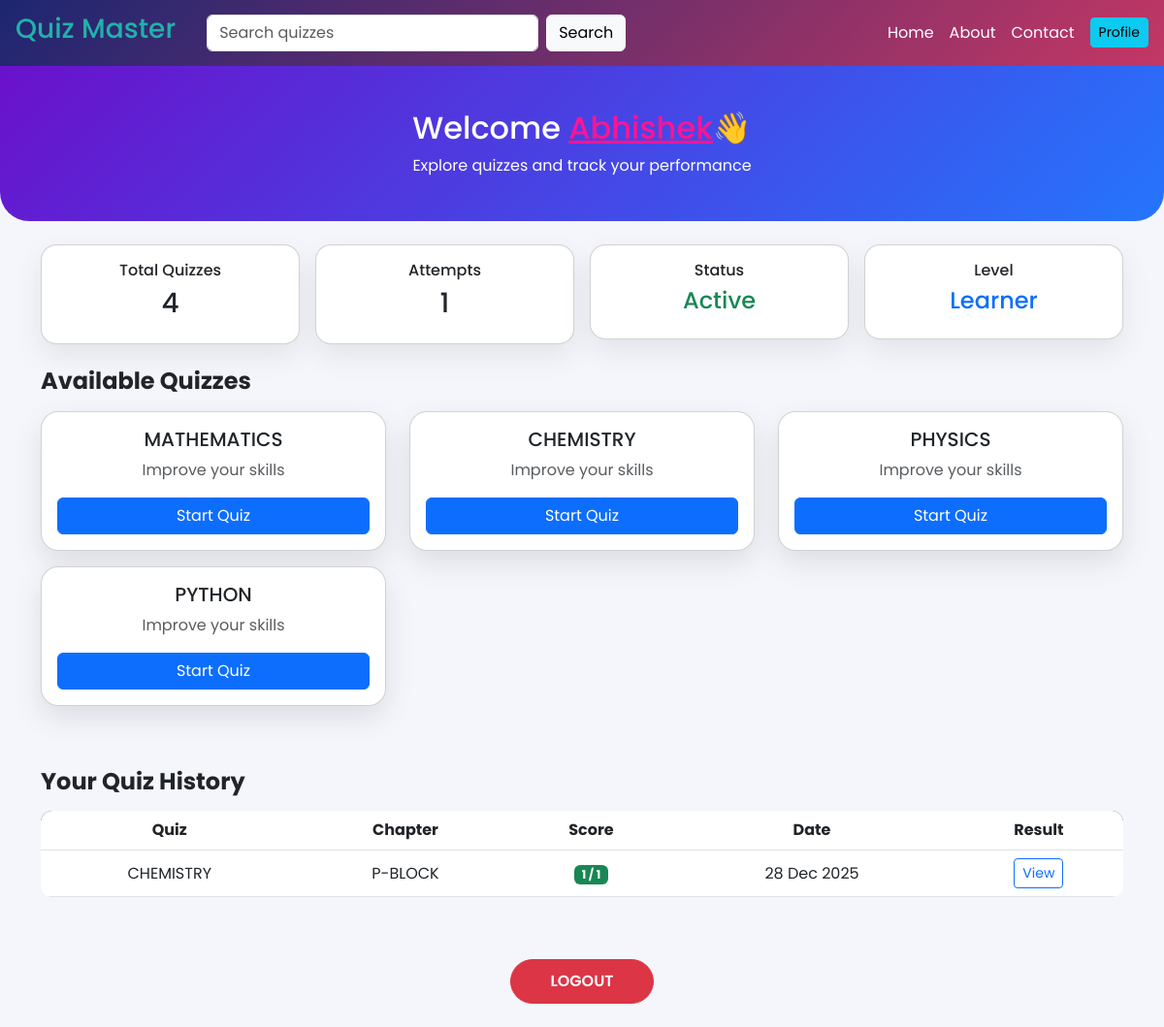
Page /user/dashboard (signed in) on the committed database.
### app.py (models this page shows)
class Quiz(db.Model):
    id = db.Column(db.Integer , primary_key= True)
    title = db.Column(db.String(100) , nullable = False)
    chapters = db.relationship('Chapter' , backref = 'quiz' , lazy = True)

class QuizAttempt(db.Model):
    id = db.Column(db.Integer, primary_key=True)
    user_id = db.Column(db.Integer, db.ForeignKey('user.id'), nullable=False)
    quiz_id = db.Column(db.Integer, db.ForeignKey('quiz.id'), nullable=False)
    chapter_id = db.Column(db.Integer, db.ForeignKey('chapter.id'), nullable=True)
    score = db.Column(db.Integer, nullable=True)
    answers = db.Column(db.Text, nullable=True)
    timestamp = db.Column(db.DateTime, default=datetime.utcnow)
    user = db.relationship('User', backref='quiz_attempts')
    quiz = db.relationship('Quiz', backref='attempts')
    chapter = db.relationship('Chapter', backref='attempts')

class Chapter(db.Model):
    id = db.Column(db.Integer , primary_key = True)
    title = db.Column(db.String(50) , nullable = False)
    quiz_id = db.Column(db.Integer , db.ForeignKey('quiz.id') , nullable = False)

### app.py (the view)
@app.route('/user/dashboard', methods=['GET', 'POST'])
def user_dashboard():
    if 'user_id' not in session:
        return redirect('/user/login')
    search_query = request.args.get('search', '').strip().lower()
    chapters = Chapter.query.all()
    if search_query:
        quizzes = Quiz.query.filter(
            Quiz.title.ilike(f'%{ search_query }%')
        ).all()
    else:
        quizzes = Quiz.query.all()
    attempts = QuizAttempt.query.filter_by(user_id=session['user_id']).order_by(QuizAttempt.timestamp.desc()).all()
    for attempt in attempts:
        if attempt.chapter:
            attempt.total_questions = len(attempt.chapter.questions)
        else:
            attempt.total_questions = 0
    return render_template(
        'user_dashboard.html',
        username=session.get('username'),
        quizzes=quizzes,
        chapters=chapters,
        search_query=search_query,
        attempts=attempts
    )

### templates/user_dashboard.html (shortened to what this page needs)
<!DOCTYPE html>
<html lang="en">
<head>
  <link href="https://cdn.jsdelivr.net/npm/bootstrap@5.3.0/dist/css/bootstrap.min.css" rel="stylesheet">
</head>
<body>
<nav class="navbar navbar-expand-lg navbar-dark sticky-top px-3">
  <a class="navbar-brand" href="/"><h3 style="color :lightseagreen;">Quiz Master</h3></a>
  <div class="collapse navbar-collapse" id="navMenu">
    <form class="d-flex mx-lg-3 my-2 my-lg-0" method="get" action="">
      <input class="form-control me-2" type="search" name="search"
             value="{{ search_query }}"
             placeholder="Search quizzes">
      <button class="btn btn-light">Search</button>
    </form>
    <ul class="navbar-nav ms-auto align-items-lg-center">
      <li class="nav-item">
        <a class="nav-link text-white" href="/">Home</a>
      </li>
      <li class="nav-item">
        <a class="nav-link text-white" href="/about">About</a>
      </li>
      <li class="nav-item">
        <a class="nav-link text-white" href="/contact">Contact</a>
      </li>
      <li class="nav-item ms-lg-2">
        <a href="/user/profile" class="btn btn-info btn-sm">Profile</a>
      </li>
    </ul>
  </div>
</nav>
<div class="hero text-center">
  <h2>Welcome <u style="color:deeppink;">{{ username}}</u>👋</h2>
  <p class="mb-0">Explore quizzes and track your performance</p>
</div>
<div class="container my-4">
  <div class="row g-3 mb-4 text-center">
    <div class="col-6 col-md-3">
      <div class="card stat-card p-3">
        <h6>Total Quizzes</h6>
        <h3>{{ quizzes|length }}</h3>
      </div>
    </div>
    <div class="col-6 col-md-3">
      <div class="card stat-card p-3">
        <h6>Attempts</h6>
        <h3>{{ attempts|length }}</h3>
      </div>
    </div>
    <div class="col-6 col-md-3">
      <div class="card stat-card p-3">
        <h6>Status</h6>
        <h4 class="text-success">Active</h4>
      </div>
    </div>
    <div class="col-6 col-md-3">
      <div class="card stat-card p-3">
        <h6>Level</h6>
        <h4 class="text-primary">Learner</h4>
      </div>
    </div>
  </div>
  <h4 class="fw-bold mb-3">Available Quizzes</h4>
  <div class="row">
    {% for quiz in quizzes %}
    <div class="col-md-4 mb-3">
      <div class="card quiz-card p-3 text-center h-100">
        <h5>{{ quiz.title }}</h5>
        <p class="text-muted">Improve your skills</p>
        <a href="/chapter/wise/quiz/{{ quiz.id }}" class="btn btn-primary w-100">
          Start Quiz
        </a>
      </div>
    </div>
    {% else %}
    <p class="text-center text-muted"><h3 style="color:crimson;">SORRY , No quizzes found !! 😔</h3></p>
    {% endfor %}
  </div>
  <h4 class="fw-bold mt-5 mb-3">Your Quiz History</h4>
  {% if attempts %}
  <div class="table-responsive">
    <table class="table table-hover text-center align-middle">
      <thead>
        <tr>
          <th>Quiz</th>
          <th>Chapter</th>
          <th>Score</th>
          <th>Date</th>
          <th>Result</th>
        </tr>
      </thead>
      <tbody>
        {% for attempt in attempts %}
        <tr>
          <td>{{ attempt.quiz.title }}</td>
          <td>{{ attempt.chapter.title if attempt.chapter else 'N/A' }}</td>
          <td><span class="badge bg-success">{{ attempt.score }} / {{ attempt.total_questions }}</span></td>
          <td>{{ attempt.timestamp.strftime("%d %b %Y") }}</td>
          <td>
            <a href="{{ url_for('answer_key', attempt_id=attempt.id) }}"
               class="btn btn-outline-primary btn-sm">
              View
            </a>
          </td>
        </tr>
        {% endfor %}
      </tbody>
    </table>
  </div>
  {% else %}
    <p class="text-center text-muted">No attempts yet !!</p>
  {% endif %}
  <div class="text-center mt-5">
    <a href="/user/login" class="btn btn-danger logout-btn">LOGOUT</a>
  </div>
</div>
</body>
</html>

### templates/user_dashboard.html (style rules this page uses)
body { font-family: 'Poppins', sans-serif; background: #f4f6fb; }
.navbar { background: linear-gradient(135deg, #1d2671, #c33764); }
.navbar-brand { font-weight: 700; color: #fff !important; }
.hero { background: linear-gradient(135deg, #6a11cb, #2575fc); color: white; padding: 45px 20px; border-radius: 0 0 30px 30px; }
.stat-card { border-radius: 16px; box-shadow: 0 12px 30px rgba(0,0,0,0.08); transition: transform 0.2s ease; }
.quiz-card { border-radius: 18px; box-shadow: 0 12px 30px rgba(0,0,0,0.1); transition: all 0.25s ease; }
table { background: white; border-radius: 12px; overflow: hidden; }
.table thead { background: #1d2671; color: white; }
.logout-btn { border-radius: 50px; padding: 10px 40px; font-weight: 600; }

### rows in the picture
Quiz: title "MATHEMATICS"
Quiz: title "CHEMISTRY"
Quiz: title "PHYSICS"
Quiz: title "PYTHON"
QuizAttempt: quiz "CHEMISTRY", chapter "P-BLOCK", score "1", total_questions "1", timestamp "28 Dec 2025"

### other values in the picture
{{ username }} "Abhishek"
{{ quizzes|length }} "4"
{{ attempts|length }} "1"
